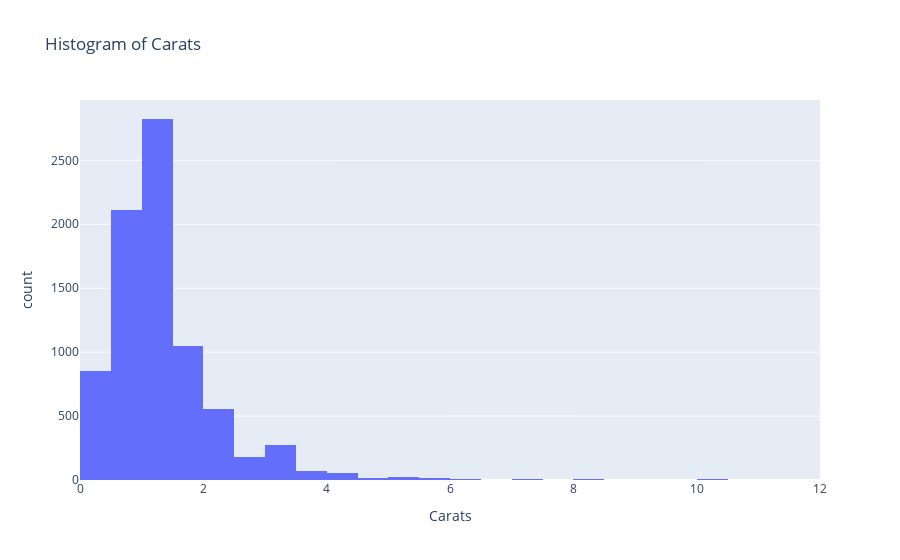
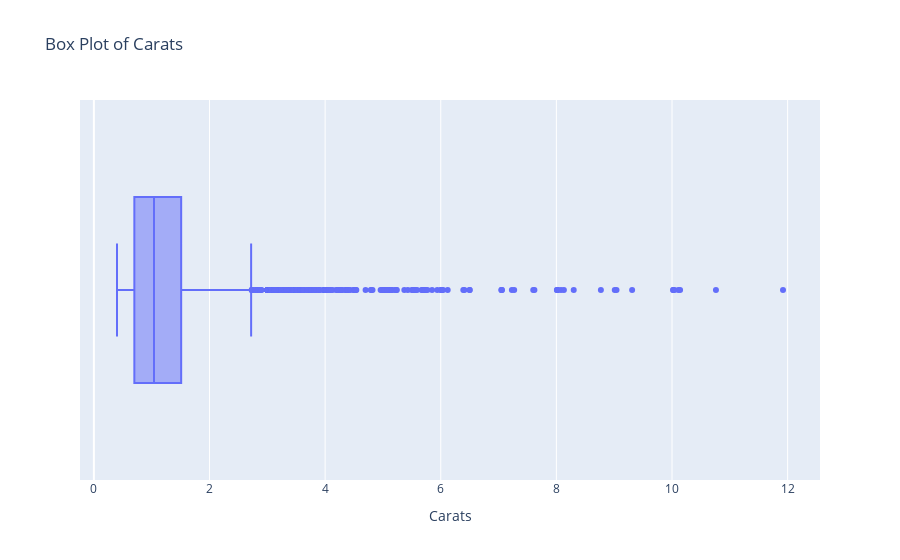

Source (notebook cell) for these figures, in order:
### Code cell
# Create a histogram and a box plot for the 'Carats' column
fig = px.histogram(df_training, x='Carats', nbins=30, title='Histogram of Carats')
fig.show()

fig = px.box(df_training, 'Carats', title='Box Plot of Carats')
fig.show()

### Figure 1 — Plotly figure (JSON) as saved in the notebook; plotly's stock layout.template omitted (floating-point values rounded to 4 significant figures; data arrays with more than 128 entries replaced by an {"elided": "..."} marker saying what was removed)
{"data": [{"bingroup": "x", "hovertemplate": "Carats=%{x}<br>count=%{y}<extra></extra>", "legendgroup": "", "marker": {"color": "#636efa", "pattern": {"shape": ""}}, "name": "", "nbinsx": 30, "orientation": "v", "showlegend": false, "type": "histogram", "x": {"elided": "8050 float values"}, "xaxis": "x", "yaxis": "y"}], "layout": {"barmode": "relative", "legend": {"tracegroupgap": 0}, "title": {"text": "Histogram of Carats"}, "xaxis": {"anchor": "y", "domain": [0, 1], "title": {"text": "Carats"}}, "yaxis": {"anchor": "x", "domain": [0, 1], "title": {"text": "count"}}}}

### Figure 2 — Plotly figure (JSON) as saved in the notebook; plotly's stock layout.template omitted (floating-point values rounded to 4 significant figures; data arrays with more than 128 entries replaced by an {"elided": "..."} marker saying what was removed)
{"data": [{"alignmentgroup": "True", "hovertemplate": "Carats=%{x}<extra></extra>", "legendgroup": "", "marker": {"color": "#636efa"}, "name": "", "notched": false, "offsetgroup": "", "orientation": "h", "showlegend": false, "type": "box", "x": {"elided": "8050 float values"}, "x0": " ", "xaxis": "x", "y0": " ", "yaxis": "y"}], "layout": {"boxmode": "group", "legend": {"tracegroupgap": 0}, "title": {"text": "Box Plot of Carats"}, "xaxis": {"anchor": "y", "domain": [0, 1], "title": {"text": "Carats"}}, "yaxis": {"anchor": "x", "domain": [0, 1]}}}
